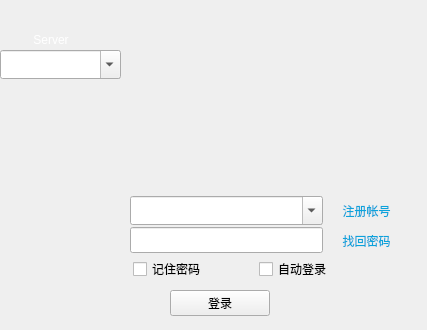
<?xml version="1.0" encoding="UTF-8"?>
<ui version="4.0">
 <class>Login</class>
 <widget class="QWidget" name="Login">
  <property name="geometry">
   <rect>
    <x>0</x>
    <y>0</y>
    <width>427</width>
    <height>330</height>
   </rect>
  </property>
  <property name="minimumSize">
   <size>
    <width>427</width>
    <height>330</height>
   </size>
  </property>
  <property name="maximumSize">
   <size>
    <width>427</width>
    <height>330</height>
   </size>
  </property>
  <property name="windowTitle">
   <string>Login</string>
  </property>
  <property name="autoFillBackground">
   <bool>true</bool>
  </property>
  <widget class="QPushButton" name="btn_regist">
   <property name="geometry">
    <rect>
     <x>321</x>
     <y>199</y>
     <width>91</width>
     <height>23</height>
    </rect>
   </property>
   <property name="font">
    <font>
     <pointsize>9</pointsize>
    </font>
   </property>
   <property name="styleSheet">
    <string notr="true">color: rgb(11, 163, 219);</string>
   </property>
   <property name="text">
    <string>注册帐号</string>
   </property>
   <property name="flat">
    <bool>true</bool>
   </property>
  </widget>
  <widget class="QLineEdit" name="lineEdit_passwd">
   <property name="geometry">
    <rect>
     <x>130</x>
     <y>227</y>
     <width>193</width>
     <height>26</height>
    </rect>
   </property>
   <property name="minimumSize">
    <size>
     <width>170</width>
     <height>22</height>
    </size>
   </property>
   <property name="font">
    <font>
     <pointsize>12</pointsize>
    </font>
   </property>
   <property name="styleSheet">
    <string notr="true"/>
   </property>
  </widget>
  <widget class="QPushButton" name="btn_edit_pwd">
   <property name="geometry">
    <rect>
     <x>321</x>
     <y>229</y>
     <width>91</width>
     <height>23</height>
    </rect>
   </property>
   <property name="font">
    <font>
     <pointsize>9</pointsize>
    </font>
   </property>
   <property name="styleSheet">
    <string notr="true">color: rgb(11, 163, 219);</string>
   </property>
   <property name="text">
    <string>找回密码</string>
   </property>
   <property name="flat">
    <bool>true</bool>
   </property>
  </widget>
  <widget class="QComboBox" name="cBox_account">
   <property name="geometry">
    <rect>
     <x>130</x>
     <y>196</y>
     <width>193</width>
     <height>29</height>
    </rect>
   </property>
   <property name="font">
    <font>
     <pointsize>12</pointsize>
    </font>
   </property>
   <property name="editable">
    <bool>true</bool>
   </property>
  </widget>
  <widget class="QLabel" name="label_top_img">
   <property name="geometry">
    <rect>
     <x>0</x>
     <y>0</y>
     <width>427</width>
     <height>185</height>
    </rect>
   </property>
   <property name="text">
    <string/>
   </property>
  </widget>
  <widget class="QLabel" name="label_user_img">
   <property name="geometry">
    <rect>
     <x>30</x>
     <y>195</y>
     <width>80</width>
     <height>80</height>
    </rect>
   </property>
   <property name="text">
    <string/>
   </property>
  </widget>
  <widget class="QPushButton" name="btn_login">
   <property name="geometry">
    <rect>
     <x>170</x>
     <y>290</y>
     <width>100</width>
     <height>26</height>
    </rect>
   </property>
   <property name="text">
    <string>登录</string>
   </property>
  </widget>
  <widget class="QCheckBox" name="checkBox_autoLogin">
   <property name="geometry">
    <rect>
     <x>259</x>
     <y>261</y>
     <width>16</width>
     <height>16</height>
    </rect>
   </property>
   <property name="text">
    <string/>
   </property>
  </widget>
  <widget class="QLabel" name="label_2">
   <property name="geometry">
    <rect>
     <x>278</x>
     <y>261</y>
     <width>75</width>
     <height>16</height>
    </rect>
   </property>
   <property name="text">
    <string>自动登录</string>
   </property>
  </widget>
  <widget class="QCheckBox" name="checkBox_rPasswd">
   <property name="geometry">
    <rect>
     <x>133</x>
     <y>261</y>
     <width>16</width>
     <height>16</height>
    </rect>
   </property>
   <property name="text">
    <string/>
   </property>
  </widget>
  <widget class="QLabel" name="label">
   <property name="geometry">
    <rect>
     <x>152</x>
     <y>261</y>
     <width>75</width>
     <height>16</height>
    </rect>
   </property>
   <property name="text">
    <string>记住密码</string>
   </property>
  </widget>
  <widget class="QComboBox" name="cBox_server">
   <property name="geometry">
    <rect>
     <x>0</x>
     <y>50</y>
     <width>121</width>
     <height>29</height>
    </rect>
   </property>
   <property name="font">
    <font>
     <pointsize>12</pointsize>
    </font>
   </property>
   <property name="editable">
    <bool>true</bool>
   </property>
  </widget>
  <widget class="QLabel" name="label_3">
   <property name="geometry">
    <rect>
     <x>20</x>
     <y>30</y>
     <width>62</width>
     <height>20</height>
    </rect>
   </property>
   <property name="styleSheet">
    <string notr="true">color: rgb(255, 255, 255);</string>
   </property>
   <property name="text">
    <string>Server</string>
   </property>
   <property name="textFormat">
    <enum>Qt::AutoText</enum>
   </property>
   <property name="alignment">
    <set>Qt::AlignCenter</set>
   </property>
  </widget>
 </widget>
 <layoutdefault spacing="6" margin="11"/>
 <resources/>
 <connections/>
</ui>
